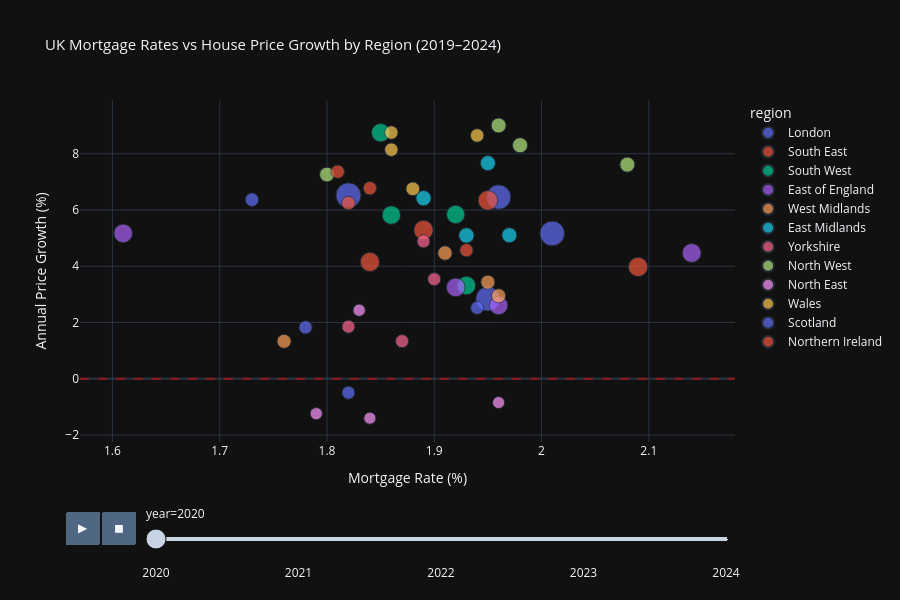

The notebook cell this image was saved under:
### Markdown cell above
*In 2010 you needed 12.5 years of London salary to buy a London home. By 2024 you need 19 years. An entire generation of additional unaffordability in 14 years.* 
- No region improved
Every single region is less affordable in 2024 than in 2010. There are no green success stories only degrees of deterioration.

### Code cell
# Visual 3: 
# Interest rate vs price growth scatter — animated 

latest = df[df['year'] >= 2019].copy()
latest['price_growth_yoy'] = latest.groupby('region')['avg_house_price'].pct_change(4) * 100

fig = px.scatter(
    latest.dropna(),
    x           = 'mortgage_rate',
    y           = 'price_growth_yoy',
    color       = 'region',
    size        = 'avg_house_price',
    animation_frame = 'year',
    hover_name  = 'region',
    labels      = {
        'mortgage_rate':    'Mortgage Rate (%)',
        'price_growth_yoy': 'Annual Price Growth (%)',
        'avg_house_price':  'Average House Price'
    },
    title       = 'UK Mortgage Rates vs House Price Growth by Region (2019–2024)',
    template    = 'plotly_dark',
    height      = 600
)
fig.update_layout(
    font=dict(size=12),
    title_font_size=15
)
fig.add_hline(y=0, line_dash='dash', line_color='red', opacity=0.5)
fig.write_html(REPORT_DIR / 'rate_vs_growth_animated.html')
fig.show()

### Figure 1 — Plotly figure (JSON) as saved in the notebook; plotly's stock layout.template omitted (floating-point values rounded to 4 significant figures)
{"data": [{"hovertemplate": "<b>%{hovertext}</b><br><br>region=London<br>year=2020<br>Mortgage Rate (%)=%{x}<br>Annual Price Growth (%)=%{y}<br>Average House Price=%{marker.size}<extra></extra>", "hovertext": ["London", "London", "London", "London"], "legendgroup": "London", "marker": {"color": "#636efa", "size": [872200.0, 861700.0, 885900.0, 913200.0], "sizemode": "area", "sizeref": 2912.0, "symbol": "circle"}, "mode": "markers", "name": "London", "orientation": "v", "showlegend": true, "type": "scatter", "x": [1.96, 1.95, 2.01, 1.82], "xaxis": "x", "y": [6.459, 2.838, 5.167, 6.521], "yaxis": "y"}, {"hovertemplate": "<b>%{hovertext}</b><br><br>region=South East<br>year=2020<br>Mortgage Rate (%)=%{x}<br>Annual Price Growth (%)=%{y}<br>Average House Price=%{marker.size}<extra></extra>", "hovertext": ["South East", "South East", "South East", "South East"], "legendgroup": "South East", "marker": {"color": "#EF553B", "size": [540500.0, 537100.0, 548100.0, 562800.0], "sizemode": "area", "sizeref": 2912.0, "symbol": "circle"}, "mode": "markers", "name": "South East", "orientation": "v", "showlegend": true, "type": "scatter", "x": [2.09, 1.84, 1.89, 1.95], "xaxis": "x", "y": [3.977, 4.154, 5.287, 6.344], "yaxis": "y"}, {"hovertemplate": "<b>%{hovertext}</b><br><br>region=South West<br>year=2020<br>Mortgage Rate (%)=%{x}<br>Annual Price Growth (%)=%{y}<br>Average House Price=%{marker.size}<extra></extra>", "hovertext": ["South West", "South West", "South West", "South West"], "legendgroup": "South West", "marker": {"color": "#00cc96", "size": [491500.0, 489700.0, 497300.0, 496900.0], "sizemode": "area", "sizeref": 2912.0, "symbol": "circle"}, "mode": "markers", "name": "South West", "orientation": "v", "showlegend": true, "type": "scatter", "x": [1.85, 1.92, 1.86, 1.93], "xaxis": "x", "y": [8.748, 5.841, 5.819, 3.313], "yaxis": "y"}, {"hovertemplate": "<b>%{hovertext}</b><br><br>region=East of England<br>year=2020<br>Mortgage Rate (%)=%{x}<br>Annual Price Growth (%)=%{y}<br>Average House Price=%{marker.size}<extra></extra>", "hovertext": ["East of England", "East of England", "East of England", "East of England"], "legendgroup": "East of England", "marker": {"color": "#ab63fa", "size": [506000.0, 500500.0, 508100.0, 518500.0], "sizemode": "area", "sizeref": 2912.0, "symbol": "circle"}, "mode": "markers", "name": "East of England", "orientation": "v", "showlegend": true, "type": "scatter", "x": [1.61, 1.96, 1.92, 2.14], "xaxis": "x", "y": [5.169, 2.607, 3.249, 4.472], "yaxis": "y"}, {"hovertemplate": "<b>%{hovertext}</b><br><br>region=West Midlands<br>year=2020<br>Mortgage Rate (%)=%{x}<br>Annual Price Growth (%)=%{y}<br>Average House Price=%{marker.size}<extra></extra>", "hovertext": ["West Midlands", "West Midlands", "West Midlands", "West Midlands"], "legendgroup": "West Midlands", "marker": {"color": "#FFA15A", "size": [292000.0, 289400.0, 298000.0, 305600.0], "sizemode": "area", "sizeref": 2912.0, "symbol": "circle"}, "mode": "markers", "name": "West Midlands", "orientation": "v", "showlegend": true, "type": "scatter", "x": [1.95, 1.76, 1.96, 1.91], "xaxis": "x", "y": [3.433, 1.332, 2.949, 4.47], "yaxis": "y"}, {"hovertemplate": "<b>%{hovertext}</b><br><br>region=East Midlands<br>year=2020<br>Mortgage Rate (%)=%{x}<br>Annual Price Growth (%)=%{y}<br>Average House Price=%{marker.size}<extra></extra>", "hovertext": ["East Midlands", "East Midlands", "East Midlands", "East Midlands"], "legendgroup": "East Midlands", "marker": {"color": "#19d3f3", "size": [331600.0, 330300.0, 339300.0, 344400.0], "sizemode": "area", "sizeref": 2912.0, "symbol": "circle"}, "mode": "markers", "name": "East Midlands", "orientation": "v", "showlegend": true, "type": "scatter", "x": [1.95, 1.97, 1.89, 1.93], "xaxis": "x", "y": [7.668, 5.105, 6.421, 5.096], "yaxis": "y"}, {"hovertemplate": "<b>%{hovertext}</b><br><br>region=Yorkshire<br>year=2020<br>Mortgage Rate (%)=%{x}<br>Annual Price Growth (%)=%{y}<br>Average House Price=%{marker.size}<extra></extra>", "hovertext": ["Yorkshire", "Yorkshire", "Yorkshire", "Yorkshire"], "legendgroup": "Yorkshire", "marker": {"color": "#FF6692", "size": [247600.0, 247600.0, 247400.0, 250700.0], "sizemode": "area", "sizeref": 2912.0, "symbol": "circle"}, "mode": "markers", "name": "Yorkshire", "orientation": "v", "showlegend": true, "type": "scatter", "x": [1.89, 1.9, 1.82, 1.87], "xaxis": "x", "y": [4.887, 3.541, 1.851, 1.337], "yaxis": "y"}, {"hovertemplate": "<b>%{hovertext}</b><br><br>region=North West<br>year=2020<br>Mortgage Rate (%)=%{x}<br>Annual Price Growth (%)=%{y}<br>Average House Price=%{marker.size}<extra></extra>", "hovertext": ["North West", "North West", "North West", "North West"], "legendgroup": "North West", "marker": {"color": "#B6E880", "size": [317500.0, 326800.0, 330900.0, 337600.0], "sizemode": "area", "sizeref": 2912.0, "symbol": "circle"}, "mode": "markers", "name": "North West", "orientation": "v", "showlegend": true, "type": "scatter", "x": [1.8, 1.96, 2.08, 1.98], "xaxis": "x", "y": [7.26, 9.005, 7.613, 8.302], "yaxis": "y"}, {"hovertemplate": "<b>%{hovertext}</b><br><br>region=North East<br>year=2020<br>Mortgage Rate (%)=%{x}<br>Annual Price Growth (%)=%{y}<br>Average House Price=%{marker.size}<extra></extra>", "hovertext": ["North East", "North East", "North East", "North East"], "legendgroup": "North East", "marker": {"color": "#FF97FF", "size": [212800.0, 211700.0, 216100.0, 220600.0], "sizemode": "area", "sizeref": 2912.0, "symbol": "circle"}, "mode": "markers", "name": "North East", "orientation": "v", "showlegend": true, "type": "scatter", "x": [1.96, 1.84, 1.79, 1.83], "xaxis": "x", "y": [-0.8458, -1.4, -1.241, 2.436], "yaxis": "y"}, {"hovertemplate": "<b>%{hovertext}</b><br><br>region=Wales<br>year=2020<br>Mortgage Rate (%)=%{x}<br>Annual Price Growth (%)=%{y}<br>Average House Price=%{marker.size}<extra></extra>", "hovertext": ["Wales", "Wales", "Wales", "Wales"], "legendgroup": "Wales", "marker": {"color": "#FECB52", "size": [264000.0, 266200.0, 268900.0, 279500.0], "sizemode": "area", "sizeref": 2912.0, "symbol": "circle"}, "mode": "markers", "name": "Wales", "orientation": "v", "showlegend": true, "type": "scatter", "x": [1.86, 1.86, 1.94, 1.88], "xaxis": "x", "y": [8.146, 8.753, 8.649, 6.753], "yaxis": "y"}, {"hovertemplate": "<b>%{hovertext}</b><br><br>region=Scotland<br>year=2020<br>Mortgage Rate (%)=%{x}<br>Annual Price Growth (%)=%{y}<br>Average House Price=%{marker.size}<extra></extra>", "hovertext": ["Scotland", "Scotland", "Scotland", "Scotland"], "legendgroup": "Scotland", "marker": {"color": "#636efa", "size": [249100.0, 247000.0, 253800.0, 262300.0], "sizemode": "area", "sizeref": 2912.0, "symbol": "circle"}, "mode": "markers", "name": "Scotland", "orientation": "v", "showlegend": true, "type": "scatter", "x": [1.94, 1.82, 1.78, 1.73], "xaxis": "x", "y": [2.523, -0.4955, 1.826, 6.367], "yaxis": "y"}, {"hovertemplate": "<b>%{hovertext}</b><br><br>region=Northern Ireland<br>year=2020<br>Mortgage Rate (%)=%{x}<br>Annual Price Growth (%)=%{y}<br>Average House Price=%{marker.size}<extra></extra>", "hovertext": ["Northern Ireland", "Northern Ireland", "Northern Ireland", "Northern Ireland"], "legendgroup": "Northern Ireland", "marker": {"color": "#EF553B", "size": [261200.0, 256600.0, 264800.0, 270900.0], "sizemode": "area", "sizeref": 2912.0, "symbol": "circle"}, "mode": "markers", "name": "Northern Ireland", "orientation": "v", "showlegend": true, "type": "scatter", "x": [1.84, 1.93, 1.81, 1.82], "xaxis": "x", "y": [6.775, 4.57, 7.362, 6.246], "yaxis": "y"}], "layout": {"font": {"size": 12}, "height": 600, "legend": {"itemsizing": "constant", "title": {"text": "region"}, "tracegroupgap": 0}, "shapes": [{"line": {"color": "red", "dash": "dash"}, "opacity": 0.5, "type": "line", "x0": 0, "x1": 1, "xref": "x domain", "y0": 0, "y1": 0, "yref": "y"}], "sliders": [{"active": 0, "currentvalue": {"prefix": "year="}, "len": 0.9, "pad": {"b": 10, "t": 60}, "steps": [{"args": [["2020"], {"frame": {"duration": 0, "redraw": false}, "fromcurrent": true, "mode": "immediate", "transition": {"duration": 0, "easing": "linear"}}], "label": "2020", "method": "animate"}, {"args": [["2021"], {"frame": {"duration": 0, "redraw": false}, "fromcurrent": true, "mode": "immediate", "transition": {"duration": 0, "easing": "linear"}}], "label": "2021", "method": "animate"}, {"args": [["2022"], {"frame": {"duration": 0, "redraw": false}, "fromcurrent": true, "mode": "immediate", "transition": {"duration": 0, "easing": "linear"}}], "label": "2022", "method": "animate"}, {"args": [["2023"], {"frame": {"duration": 0, "redraw": false}, "fromcurrent": true, "mode": "immediate", "transition": {"duration": 0, "easing": "linear"}}], "label": "2023", "method": "animate"}, {"args": [["2024"], {"frame": {"duration": 0, "redraw": false}, "fromcurrent": true, "mode": "immediate", "transition": {"duration": 0, "easing": "linear"}}], "label": "2024", "method": "animate"}], "x": 0.1, "xanchor": "left", "y": 0, "yanchor": "top"}], "title": {"font": {"size": 15}, "text": "UK Mortgage Rates vs House Price Growth by Region (2019–2024)"}, "updatemenus": [{"buttons": [{"args": [null, {"frame": {"duration": 500, "redraw": false}, "fromcurrent": true, "mode": "immediate", "transition": {"duration": 500, "easing": "linear"}}], "label": "&#9654;", "method": "animate"}, {"args": [[null], {"frame": {"duration": 0, "redraw": false}, "fromcurrent": true, "mode": "immediate", "transition": {"duration": 0, "easing": "linear"}}], "label": "&#9724;", "method": "animate"}], "direction": "left", "pad": {"r": 10, "t": 70}, "showactive": false, "type": "buttons", "x": 0.1, "xanchor": "right", "y": 0, "yanchor": "top"}], "xaxis": {"anchor": "y", "domain": [0, 1], "title": {"text": "Mortgage Rate (%)"}}, "yaxis": {"anchor": "x", "domain": [0, 1], "title": {"text": "Annual Price Growth (%)"}}}}
